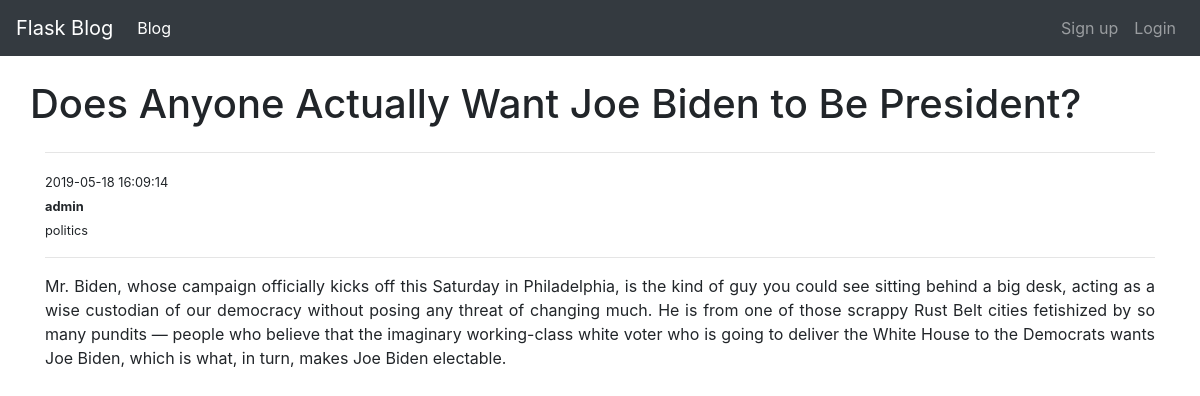
Screenshot of /read_post?postid=1 with the database file from the repository.
### tables this page shows
CREATE TABLE post (
    postid INTEGER PRIMARY KEY AUTOINCREMENT,
    title TEXT,
    content TEXT,
    date_posted TEXT,
    auth_id TEXT,
    auth_name TEXT,
    cat TEXT,
    stat_post TEXT DEFAULT 'p'
);

### blog.py (the view)
@app.route('/read_post', methods=['GET'])
def read_post():
    postid = request.args.get('postid')
    cur = get_db().execute("SELECT * FROM post WHERE postid='%s'" % postid)
    rows = cur.fetchall()
    return render_template('read_post.html', rows=rows)

### blog.py (called while the page is built)
def get_db():
    db = getattr(g, '_database', None)
    if db is None:
        db = g._database = sql.connect(DATABASE)
    return db

### templates/read_post.html
{% extends 'layout.html' %}
{% block content %}
<div class="container">
    <div class="well">
        <div class="row">
             <div class="col-md-12">
                 {% for row in rows %}
                    <div class="row hidden-md hidden-lg"><h1 class="text-left" >{{ row[1] }}</h1></div>
                     <div class="">
                         <hr>
                         <small>{{ row[3] }}</small><br>
                         <small><strong>{{ row[5] }}</strong></small><br>
                         <small>{{ row[6] }}</small>
                         <hr>
                         <p class="text-justify">{{ row[2] }}</p>
                     </div>
                 {% endfor %}
             </div>
        </div>
    </div>
</div>
{% endblock %}

### static/css/layout.css (style rules this page uses)
html { position: relative; min-height: 100%; }
body { padding-top: 80px; }

### rows the page displays
post: title "Does Anyone Actually Want Joe Biden to Be President?", date_posted "2019-05-18 16:09:14", auth_name "admin", cat "politics", content "Mr. Biden, whose campaign officially kicks off this Saturday in Philadelphia, is the kind of guy you could see sitting behind a big desk, acting as a wise custodian of our democracy without posing any threat of changing much. He is from one of those scrappy Rust Belt cities fetishized by so many pundits — people who believe that the imaginary working-class white voter who is going to deliver the White House to the Democrats wants Joe Biden, which is what, in turn, makes Joe Biden electable."
